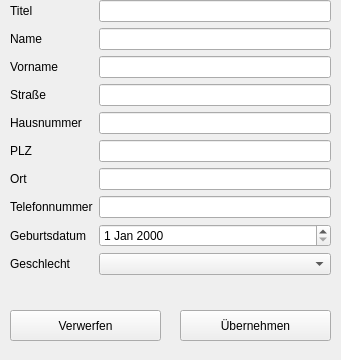
<?xml version="1.0" encoding="UTF-8"?>
<ui version="4.0">
 <class>AddPatientWidget</class>
 <widget class="QWidget" name="AddPatientWidget">
  <property name="geometry">
   <rect>
    <x>0</x>
    <y>0</y>
    <width>341</width>
    <height>360</height>
   </rect>
  </property>
  <property name="windowTitle">
   <string>Form</string>
  </property>
  <widget class="QWidget" name="formLayoutWidget">
   <property name="geometry">
    <rect>
     <x>10</x>
     <y>0</y>
     <width>321</width>
     <height>291</height>
    </rect>
   </property>
   <layout class="QFormLayout" name="formLayout">
    <property name="sizeConstraint">
     <enum>QLayout::SetDefaultConstraint</enum>
    </property>
    <item row="0" column="0">
     <widget class="QLabel" name="titelLabel">
      <property name="text">
       <string>Titel</string>
      </property>
     </widget>
    </item>
    <item row="0" column="1">
     <widget class="QLineEdit" name="titelLineEdit"/>
    </item>
    <item row="1" column="0">
     <widget class="QLabel" name="nameLabel">
      <property name="text">
       <string>Name</string>
      </property>
     </widget>
    </item>
    <item row="1" column="1">
     <widget class="QLineEdit" name="nameLineEdit"/>
    </item>
    <item row="2" column="0">
     <widget class="QLabel" name="firstNameLabel">
      <property name="text">
       <string>Vorname</string>
      </property>
     </widget>
    </item>
    <item row="2" column="1">
     <widget class="QLineEdit" name="firstNameLineEdit"/>
    </item>
    <item row="3" column="0">
     <widget class="QLabel" name="streetLabel">
      <property name="text">
       <string>Straße</string>
      </property>
     </widget>
    </item>
    <item row="3" column="1">
     <widget class="QLineEdit" name="streetLineEdit"/>
    </item>
    <item row="4" column="0">
     <widget class="QLabel" name="houseNumberLabel">
      <property name="text">
       <string>Hausnummer</string>
      </property>
     </widget>
    </item>
    <item row="4" column="1">
     <widget class="QLineEdit" name="houseNumberLineEdit"/>
    </item>
    <item row="5" column="0">
     <widget class="QLabel" name="pLZLabel">
      <property name="text">
       <string>PLZ</string>
      </property>
     </widget>
    </item>
    <item row="5" column="1">
     <widget class="QLineEdit" name="pLZLineEdit"/>
    </item>
    <item row="6" column="0">
     <widget class="QLabel" name="placeLabel">
      <property name="text">
       <string>Ort</string>
      </property>
     </widget>
    </item>
    <item row="6" column="1">
     <widget class="QLineEdit" name="placeLineEdit"/>
    </item>
    <item row="7" column="0">
     <widget class="QLabel" name="phoneNumberLabel">
      <property name="text">
       <string>Telefonnummer</string>
      </property>
     </widget>
    </item>
    <item row="7" column="1">
     <widget class="QLineEdit" name="phoneNumberLineEdit"/>
    </item>
    <item row="8" column="0">
     <widget class="QLabel" name="birthDateLabel">
      <property name="text">
       <string>Geburtsdatum</string>
      </property>
     </widget>
    </item>
    <item row="8" column="1">
     <widget class="QDateEdit" name="birthDateDateEdit"/>
    </item>
    <item row="9" column="0">
     <widget class="QLabel" name="genderLabel">
      <property name="text">
       <string>Geschlecht</string>
      </property>
     </widget>
    </item>
    <item row="9" column="1">
     <widget class="QComboBox" name="genderComboBox">
      <property name="placeholderText">
       <string>Geschlecht</string>
      </property>
     </widget>
    </item>
   </layout>
  </widget>
  <widget class="QPushButton" name="pushButton">
   <property name="geometry">
    <rect>
     <x>180</x>
     <y>310</y>
     <width>151</width>
     <height>31</height>
    </rect>
   </property>
   <property name="text">
    <string>Übernehmen</string>
   </property>
  </widget>
  <widget class="QPushButton" name="pushButton_2">
   <property name="geometry">
    <rect>
     <x>10</x>
     <y>310</y>
     <width>151</width>
     <height>31</height>
    </rect>
   </property>
   <property name="text">
    <string>Verwerfen</string>
   </property>
  </widget>
 </widget>
 <resources/>
 <connections/>
</ui>
